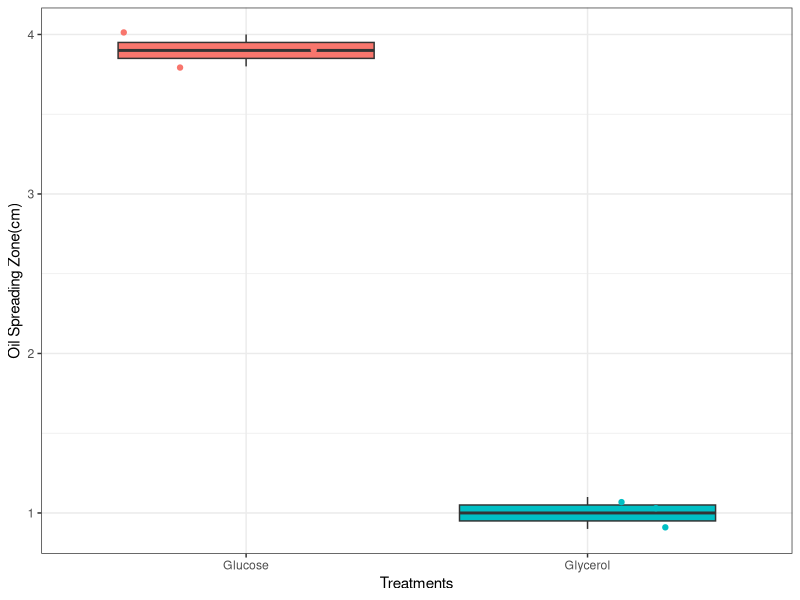
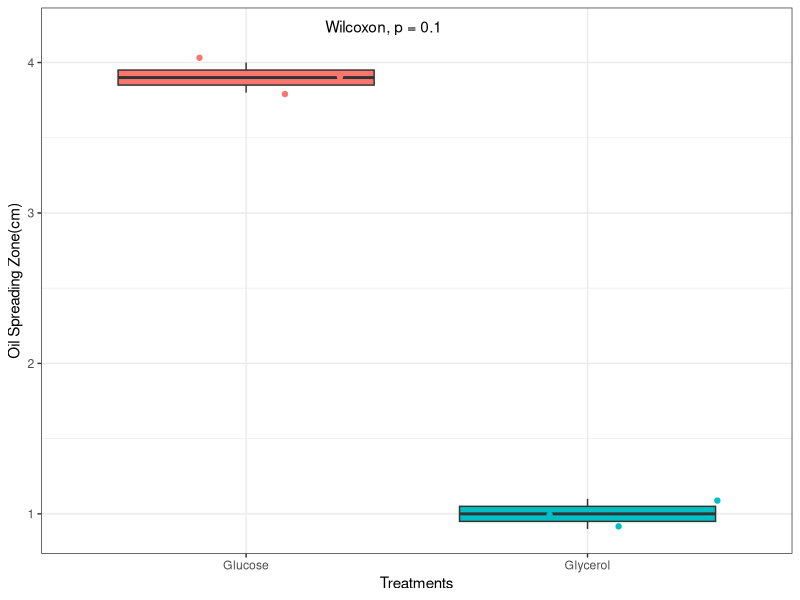
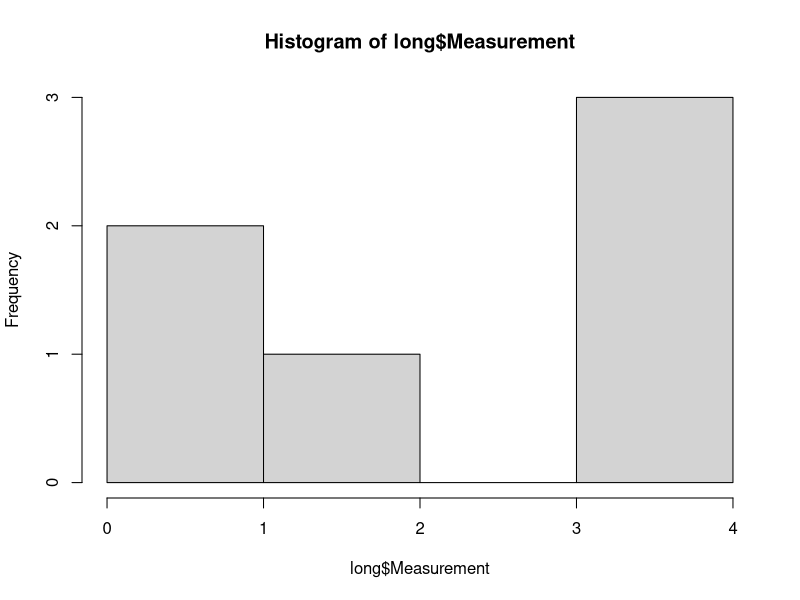

The R source for these figures, in order:
#create variables from data, inputting vectors
#create a dataframe from data
#transform data from wide to long format
#make a boxplot
#add a p-value to boxplot
#perform a normality test to see if data is normally distributed
#added extra data points
#effect size is the size of difference of 2 groups, overlap = effect size
#full overlap is zero effect, no overlap is large effect size
#perform a power analysis

Glucose<- c(3.9, 4.0, 3.8)
Glycerol<- c(1, 1.1, 0.9)
b<- as.data.frame(cbind(Glucose, Glycerol))

library(tidyverse)

long<- gather(b, key = Treatments, value = Measurement, Glucose:Glycerol)
View(long)
theme_set(theme_bw())

plot<- ggplot(long, aes(x=Treatments, y=Measurement, fill=Treatments))+
  geom_boxplot(outlier.shape = 2)+
  #facet_wrap(~Week, scales="fixed", labeller = labeller(Week=new_labels))+
  #theme(axis.text.x = element_text(angle = 45, hjust = 1, face=c("italic")))+
  labs(y= "Oil Spreading Zone(cm)")+
  geom_jitter(aes(color = Treatments))+
  theme(legend.position = "none")
plot

library(ggpubr)
p1<- plot + stat_compare_means(method = "wilcox.test", label.y = 4.2, label.x = 1.3)
p1
#Normality test
hist(long$Measurement)

#Shapiro_wilk
shapiro.test(long$Measurement)
#p-value > 0.05 implying distribution of data are not significantly
#different from normal distribution. If > 0.05 we can assume normality.

#Power analysis
library(pwr)
power<- pwr.t.test(n=, d = 1, sig.level = 0.05, power = 0.7, type = c("two.sample"))
power
#t-tests
#the input you leave blank will be calculated
#following are t-test functions
#where n is the sample size and d is the effect size
#type indicates a one-sample test, two-sample test, or paired t-test
#a one sample t-test is to compare a single population to a single value
#a paired t-test is to compare a single population before and after an experiment
#two-sample test is when data of 2 samples are statistically independent
